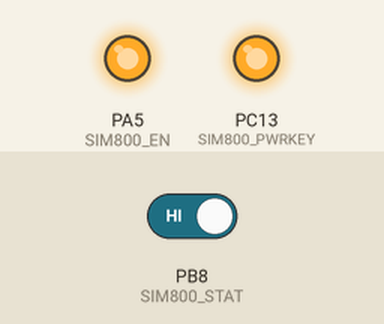
The program below on a simulated STM32 Blue Pill. On the bench: output pins drawn as LEDs (lit = HIGH). The test bench sets the inputs (shaded band); at power-on: PB8 (SIM800_STAT) HIGH. No MQTT or app messages arrive unless stated; not simulated (calls return 0 or success): secret.h; what the program prints to the serial monitor is not drawn.

Above: at 3.1 s.
At 5.6 s:
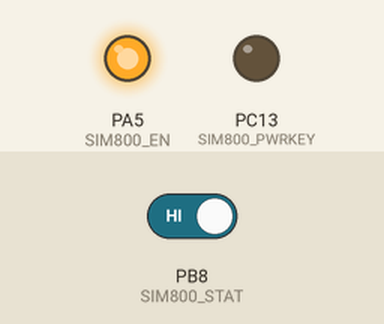
5.7 s: PB8 (SIM800_STAT) driven LOW
At 6.6 s:
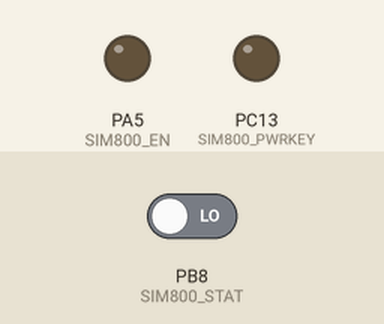
Timing chart, 0 to 8.7 s (numbered marks = the images above; inputs shaded):
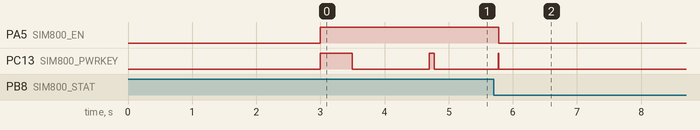

The program:

main.cpp
```cpp
#include <Arduino.h>
#include "hardware.h"
#include "secret.h"
#include "networking.h"
// #include <PubSubClient.h>
extern PubSubClient mqtt;

void setup(){
    Serial.begin(9600);
    delay(3000);
    Serial.println("Starting...");
    InitialiseModem();
    mqtt.publish("gsmModem/test", "test");
    StopModem();
}

void loop(){
    mqtt.loop();
}
```

hardware.h
```cpp
#ifndef HARDWARE_H
#define HARDWARE_h

#define SIM800_PWRKEY PC13
#define LSE_IN PC14
#define LSE_OUT PC15
#define HSE_IN PH0
#define HSE_OUT PH1
#define SIM800_CTS PA0
#define SIM800_RTS PA1
#define SIM800_RX PA2
#define SIM800_TX PA3
#define SIM800_POK PA4
#define SIM800_EN PA5
#define STM_DA1W PA7
#define BATT_EN PB0
#define BATT_V PB1
#define EN_PER PB2
#define STM_SCL PB10
#define STM_SDA PB11
#define STM_USR_D2 PB14
#define STM_USR_D1 PB15
#define DEBUG_TX PA9
#define DEBUG_RX PA10
#define USB_DM PA11
#define USB_DP PA12
#define SWDIO PA13
#define SWCLK PA14
#define STM_CS PA15
#define STM_SCK PB3
#define STM_MISO PB4
#define STM_MOSI PB5
#define STM_USR_B PB7
#define SIM800_STAT PB8
#define SIM800_NETLIGHT PB9

#endif
```

networking.cpp
```cpp
#include "networking.h"

HardwareSerial Serial2(SIM800_TX, SIM800_RX);

// Your GPRS credentials, if any
const char apn[] = "Internet";
const char gprsUser[] = "";
const char gprsPass[] = "";

// MQTT details
const char* broker = MQTT_SERVER;
const char* mqtt_user = MQTT_USER;
const char* mqtt_pass = MQTT_PASS;

const char* mqtt_client_name = "GsmClient";
const char* topicLed = "GsmClientTest/led";
const char* topicInit = "GsmClientTest/init";
const char* topicLedStatus = "GsmClientTest/ledStatus";

// Declare necessary objects
#ifdef DUMP_AT_COMMANDS
  #include <StreamDebugger.h>
  StreamDebugger debugger(SerialAT, SerialMon);
  TinyGsm modem(debugger);
#else
TinyGsm modem(SerialAT);
#endif

TinyGsmClient client(modem);
PubSubClient mqtt(client);


void mqttCallback(char* topic, byte* payload, unsigned int len){
    // For now only print the message to debug serial
    SerialMon.print("Message arrived [");
    SerialMon.print(topic);
    SerialMon.print("]: ");
    SerialMon.write(payload, len);
    SerialMon.println();
}

bool mqttConnect(){
    SerialMon.print("Connecting to ");
    SerialMon.print(broker);

    // Connect to MQTT Broker
    bool status = mqtt.connect(mqtt_client_name, mqtt_user, mqtt_pass);

    if (status == false) {
    SerialMon.println(" fail");
    return false;
    }
    SerialMon.println(" success");
    mqtt.publish(topicInit, "GsmClientTest started");
    mqtt.subscribe(topicLed);
    return mqtt.connected();
}

void InitialiseModem(){
    // Cycle the power to the Gsm module to ensure proper startup
    SerialMon.println("Starting the GSM modem");
    StartModem();
    SerialMon.println("Modem Started");
    // !!!!!!!!!!!


    // Set GSM module baud rate
    // TinyGsmAutoBaud(SerialAT,GSM_AUTOBAUD_MIN,GSM_AUTOBAUD_MAX);
    SerialAT.begin(9600);
    // delay(3000); // not sure if this is really required

    // Restart takes quite some time
    // To skip it, call init() instead of restart()
    SerialMon.println("Initializing modem...");
    // modem.restart();
    modem.init();

    String modemInfo = modem.getModemInfo();
    SerialMon.print("Modem Info: ");
    SerialMon.println(modemInfo);

    #if TINY_GSM_USE_GPRS
    // Unlock your SIM card with a PIN if needed
    if ( GSM_PIN && modem.getSimStatus() != 3 ) {
    modem.simUnlock(GSM_PIN);
    }
    #endif

    #if TINY_GSM_USE_WIFI
    // Wifi connection parameters must be set before waiting for the network
    SerialMon.print(F("Setting SSID/password..."));
    if (!modem.networkConnect(wifiSSID, wifiPass)) {
    SerialMon.println(" fail");
    delay(10000);
    return;
    }
    SerialMon.println(" success");
    #endif

    #if TINY_GSM_USE_GPRS && defined TINY_GSM_MODEM_XBEE
    // The XBee must run the gprsConnect function BEFORE waiting for network!
    modem.gprsConnect(apn, gprsUser, gprsPass);
    #endif

    SerialMon.print("Waiting for network...");
    if (!modem.waitForNetwork()) {
    SerialMon.println(" fail");
    delay(10000);
    return;
    }
    SerialMon.println(" success");

    if (modem.isNetworkConnected()) {
    SerialMon.println("Network connected");
    }

    #if TINY_GSM_USE_GPRS
    // GPRS connection parameters are usually set after network registration
    SerialMon.print(F("Connecting to "));
    SerialMon.print(apn);
    if (!modem.gprsConnect(apn, gprsUser, gprsPass)) {
        SerialMon.println(" fail");
        delay(10000);
        return;
    }
    SerialMon.println(" success");

    if (modem.isGprsConnected()) {
    SerialMon.println("GPRS connected");
    }
    #endif

    // MQTT Broker setup
    mqtt.setServer(broker, 1883);
    mqtt.setCallback(mqttCallback);
    if(!mqtt.connected()){
        SerialMon.println("Connecting to MQTT...");
        mqtt.connect(mqtt_client_name, mqtt_user, mqtt_pass);
    }

}
void StartModem(){
    pinMode(SIM800_EN, OUTPUT);
    pinMode(SIM800_PWRKEY, OUTPUT);
    pinMode(SIM800_STAT, INPUT_FLOATING);

    // Initially set both pins to low
    digitalWrite(SIM800_EN, LOW);
    digitalWrite(SIM800_PWRKEY, LOW);

    digitalWrite(SIM800_EN, HIGH); // enable power to GSM module
    digitalWrite(SIM800_PWRKEY, HIGH);
    delay(500); // wait for power to stabilise

    digitalWrite(SIM800_PWRKEY, LOW);
    delay(1200); // low signal for at least 1s

    digitalWrite(SIM800_PWRKEY, HIGH);

    while(!digitalRead(SIM800_STAT)){
        delay(100);
        SerialMon.println(digitalRead(SIM800_STAT));
    }
    SerialMon.println("Modem Started");

}
void StopModem(){
    pinMode(SIM800_EN, OUTPUT);
    pinMode(SIM800_PWRKEY, OUTPUT);
    pinMode(SIM800_STAT, INPUT_FLOATING);

    // Initially set both pins should be high
    digitalWrite(SIM800_EN, HIGH);
    digitalWrite(SIM800_PWRKEY, HIGH);
    delay(10); // wait for power to stabilise

    digitalWrite(SIM800_PWRKEY, LOW);
    // delay(1700); // low signal for at least 1.5s
    // wait untill STATUS is not low
    while(digitalRead(SIM800_STAT)){
        delay(100);
        SerialMon.println(digitalRead(SIM800_STAT));
    }
    digitalWrite(SIM800_PWRKEY, HIGH);
    delay(10);
    // Now turn the power off
    digitalWrite(SIM800_EN, LOW);
    digitalWrite(SIM800_PWRKEY, LOW);

}
```

networking.h
```cpp
#ifndef NETWORKING_H
#define NETWORKING_H

#include "hardware.h"
#include "secret.h"

// We are using SIM800C module
#define TINY_GSM_MODEM_SIM800

#include <TinyGsmClient.h>
#include <PubSubClient.h>

// Define Serial to be used to communicate with the module
#define SerialAT Serial2
#define SerialMon Serial1
#define TINY_GSM_DEBUG SerialMon

// Range to attempt to autobaud
#define GSM_AUTOBAUD_MIN 9600
#define GSM_AUTOBAUD_MAX 115200

// Define internet connection type
#define TINY_GSM_USE_GPRS true
#define TINY_GSM_USE_WIFI false

// set GSM PIN, if any
#define GSM_PIN ""

// Just in case someone defined the wrong thing..
#if TINY_GSM_USE_GPRS && not defined TINY_GSM_MODEM_HAS_GPRS
#undef TINY_GSM_USE_GPRS
#undef TINY_GSM_USE_WIFI
#define TINY_GSM_USE_GPRS false
#define TINY_GSM_USE_WIFI true
#endif
#if TINY_GSM_USE_WIFI && not defined TINY_GSM_MODEM_HAS_WIFI
#undef TINY_GSM_USE_GPRS
#undef TINY_GSM_USE_WIFI
#define TINY_GSM_USE_GPRS true
#define TINY_GSM_USE_WIFI false
#endif

// Function prototypes
void mqttCallback(char* topic, byte* payload, unsigned int len);
bool mqttConnect();
void InitialiseModem();
void StartModem();
void StopModem();


#endif
```

Measured:
- after the input at 5.7 s, PA5 (SIM800_EN): HIGH → LOW after 0.08 s; PC13 (SIM800_PWRKEY): LOW → HIGH after 0.07 s, → LOW 0.01 s later
